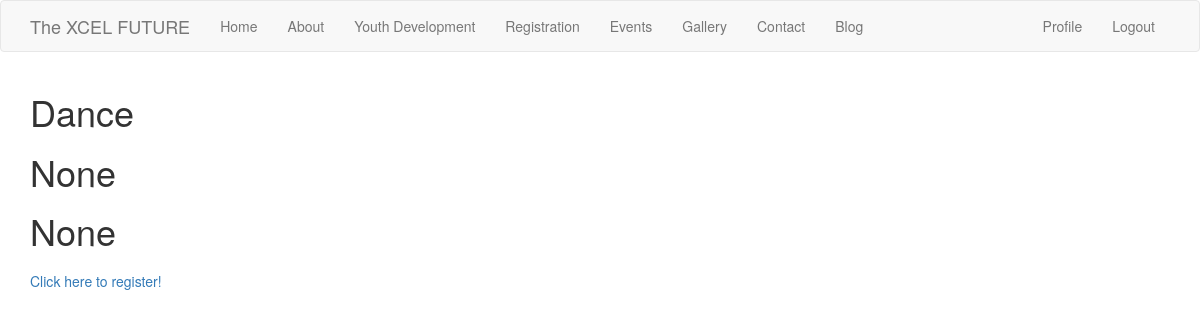
Before: /events/3 (signed in) with the older database file.
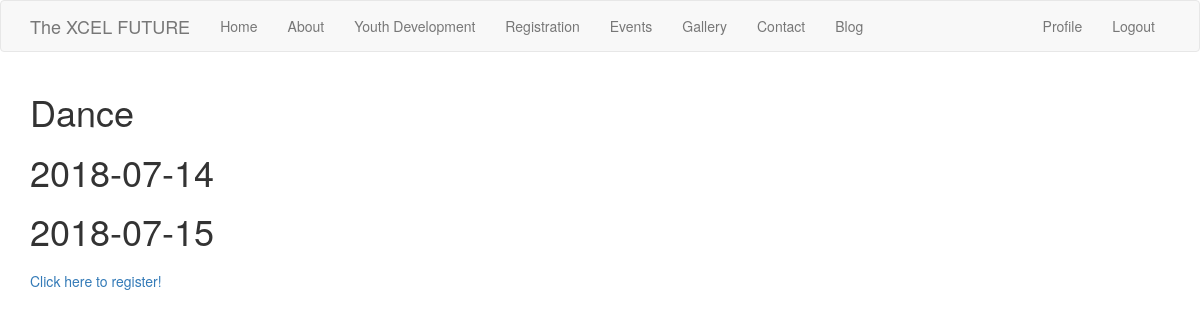
After: the same page with the newer database file.
### app/models.py (models this page shows, shortened)
class Event(db.Model):
    id = db.Column(db.Integer, primary_key=True)
    start_date = db.Column(db.Date, index=True)
    end_date = db.Column(db.Date)
    title = db.Column(db.String(500))
    body = db.Column(db.Text)

### app/routes.py (the view)
@app.route('/events/<event>')
def event(event):
    event = Event.query.filter_by(id=int(event)).first()
    registrable = True
    return render_template('event_detail.html', title='event_detail', event=event, registrable=registrable)

### app/models.py (called while the page is built)
@login.user_loader
def load_user(id):
    return User.query.get(int(id))

### app/templates/event_detail.html (shortened to what this page needs)
{% extends "base.html" %}
{% block app_content %}
    <h1>{{ event.title }}</h1>
    <h1>{{ event.start_date }}</h1>
    <h1>{{ event.end_date }}</h1>
    {% if registrable %}
    <td><a href="{{ url_for('register_event', event=event.id) }}">Click here to register!</a></td>
    {% endif %}
{% endblock %}

### app/templates/base.html (shortened to what this page needs)
{% extends 'bootstrap/base.html' %}
{% block navbar %}
    <nav class="navbar navbar-default">
        <div class="container">
            <div class="navbar-header">
                <a class="navbar-brand" href="#">The XCEL FUTURE</a>
            </div>
            <div class="collapse navbar-collapse" id="bs-example-navbar-collapse-1">
                <ul class="nav navbar-nav">
                    <li><a href="{{ url_for('index') }}">{{ 'Home' }}</a></li>
                    <li><a href="#">{{ 'About' }}</a></li>
                    <li><a href="#">{{ 'Youth Development' }}</a></li>
                    <li><a href="#">{{ 'Registration' }}</a></li>
                    <li><a href="{{ url_for('events') }}">{{ 'Events' }}</a></li>
                    <li><a href="#">{{ 'Gallery' }}</a></li>
                    <li><a href="#">{{ 'Contact' }}</a></li>
                    <li><a href="#">{{ 'Blog' }}</a></li>
                </ul>
                <ul class="nav navbar-nav navbar-right">
                    {% if current_user.is_anonymous %}
                    <li><a href="{{ url_for('login') }}">{{ 'Login' }}</a></li>
                    <li><a href="{{ url_for('register') }}">{{ 'Register' }}</a></li>
                    {% else %}
                    <li><a href="{{ url_for('user', username=current_user.email) }}">{{ 'Profile' }}</a></li>
                    <li><a href="{{ url_for('logout') }}">{{ 'Logout' }}</a></li>
                    {% endif %}
                </ul>
            </div>
        </div>
    </nav>
{% endblock %}
{% block content %}
    <div class="container">
        {% block app_content %}{% endblock %}
    </div>
{% endblock %}

Changed rows visible on the page:
changed Event "Dance": start_date "None" → "2018-07-14"; end_date "None" → "2018-07-15"
